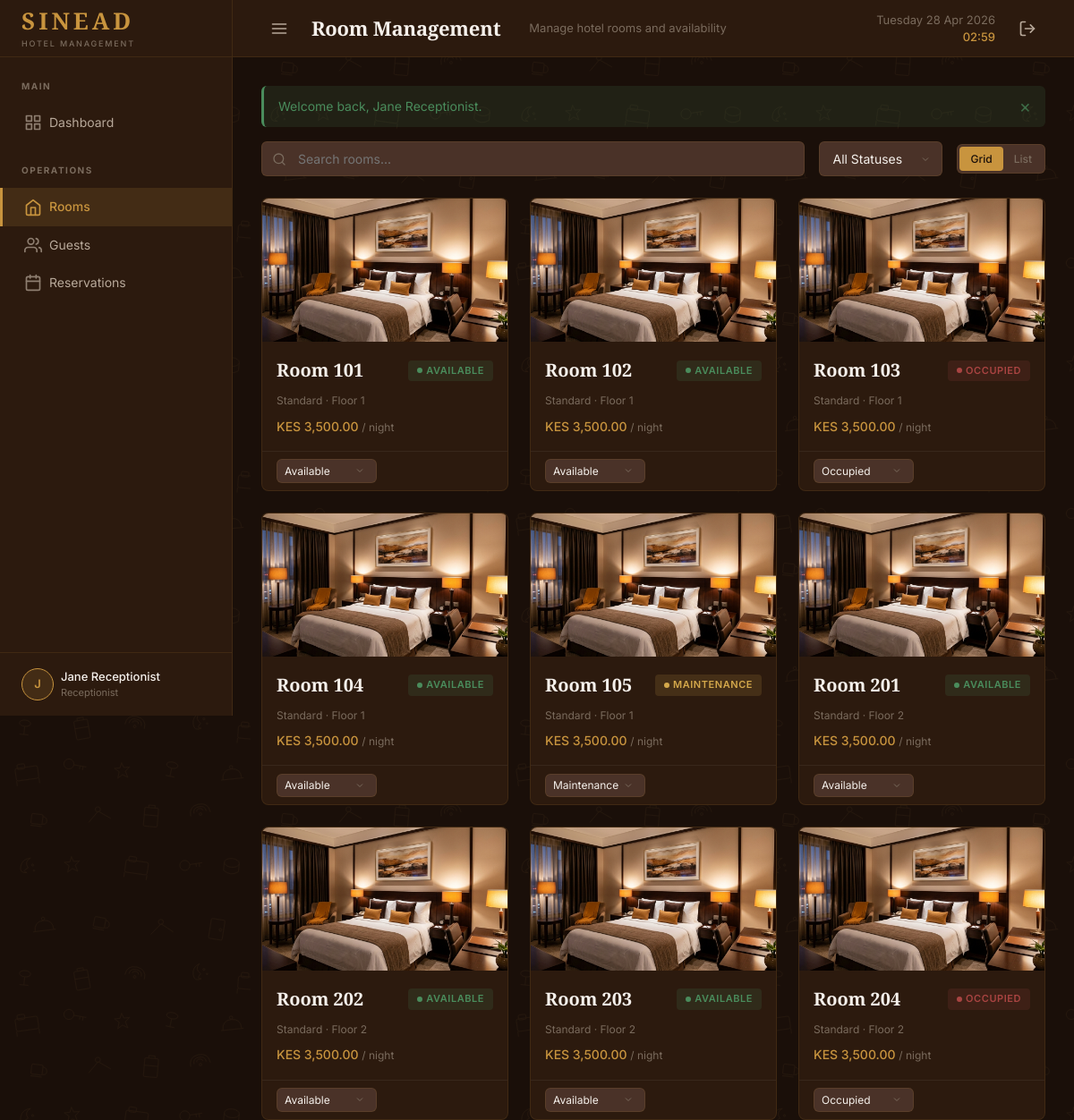
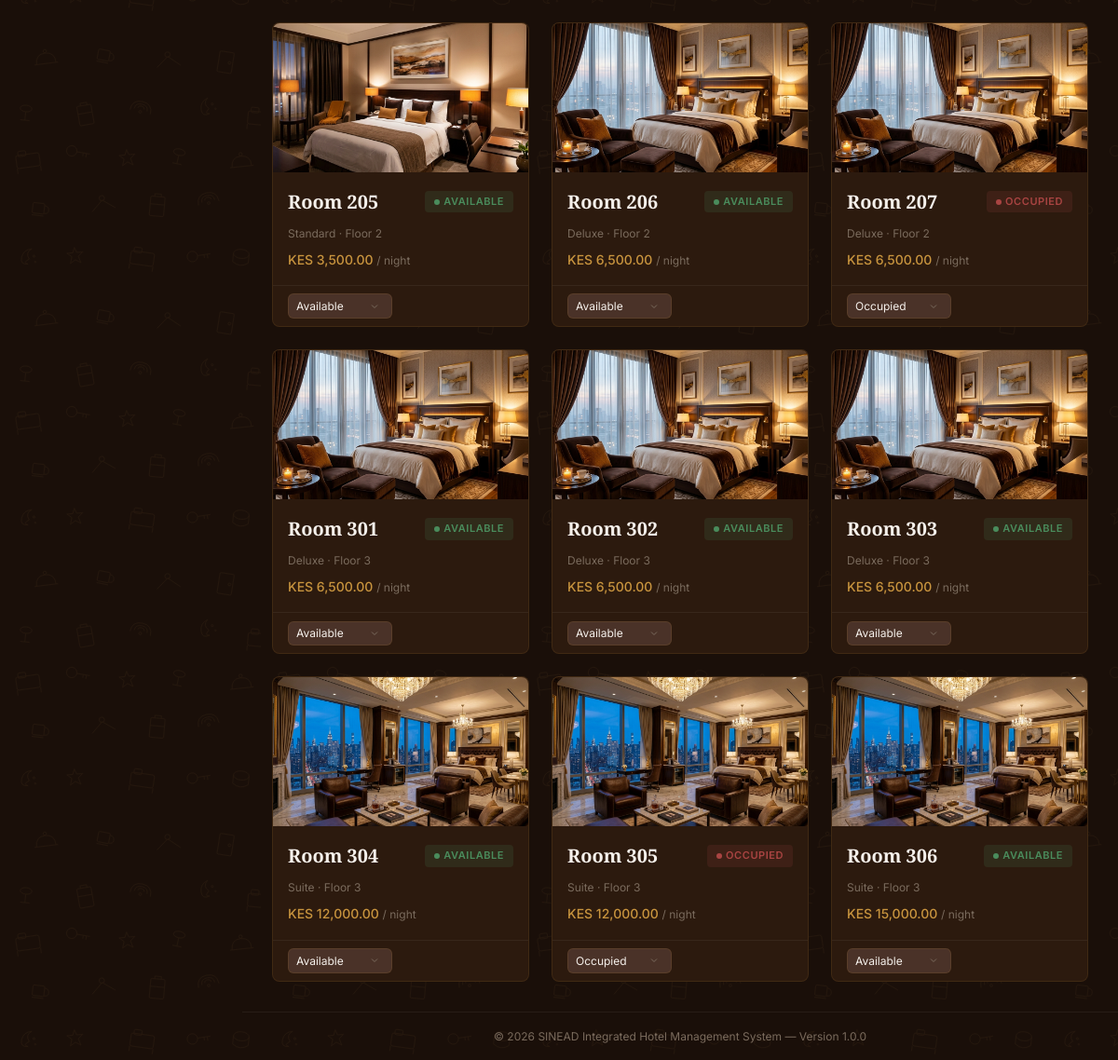
The page /index.php?page=rooms (signed in) on the database its author committed (2 pictures, top to bottom).
### tables this page shows
CREATE TABLE rooms (
    id              INT AUTO_INCREMENT PRIMARY KEY,
    room_number     VARCHAR(10)    NOT NULL UNIQUE,
    type            ENUM('Standard', 'Deluxe', 'Suite') NOT NULL DEFAULT 'Standard',
    floor           INT            NOT NULL DEFAULT 1,
    price_per_night DECIMAL(10, 2) NOT NULL,
    status          ENUM('Available', 'Occupied', 'Maintenance') NOT NULL DEFAULT 'Available',
    description     TEXT           DEFAULT NULL,
    created_at      DATETIME       NOT NULL DEFAULT CURRENT_TIMESTAMP,
    updated_at      DATETIME       NOT NULL DEFAULT CURRENT_TIMESTAMP ON UPDATE CURRENT_TIMESTAMP,

    INDEX idx_rooms_status (status),
    INDEX idx_rooms_type (type),
    INDEX idx_rooms_floor (floor)
);

### models/RoomFactory.php (called while the page is built)
<?php
class RoomFactory
{
    public static function create(string $type, array $data): Room
    {
        return match ($type) {
            'Standard' => new StandardRoom($data),
            'Deluxe'   => new DeluxeRoom($data),
            'Suite'    => new SuiteRoom($data),
            default    => throw new InvalidArgumentException(
                "Unknown room type '{$type}'. Valid types: Standard, Deluxe, Suite."
            ),
        };
    }
    public static function fromDbRow(array $row): Room
    {
        return self::create($row['type'], $row);
    }
}

### models/Room.php (called while the page is built, shortened)
<?php
abstract class Room implements ArrayAccess
{
    protected array $data;
    public function __construct(array $data)
    {
        $this->data = $data;
    }
    public function offsetGet(mixed $offset): mixed         { return $this->data[$offset] ?? null; }
}

### views/rooms/index.php (the view, shortened to what this page needs)
<!DOCTYPE html>
<html lang="en">
<head>
    <link rel="stylesheet" href="<?php echo asset('css/main.css'); ?>">
</head>
<body>
<div class="app-layout">
    <?php require_once VIEWS_PATH . '/layouts/sidebar.php'; ?>
    <div class="main-content">
        <?php require_once VIEWS_PATH . '/layouts/header.php'; ?>
        <div class="content-area">
            <?php renderFlashMessages(); ?>
            <div class="filter-bar">
                <div class="search-input-wrapper">
                    <svg xmlns="http://www.w3.org/2000/svg" width="16" height="16" viewBox="0 0 24 24" fill="none" stroke="currentColor" stroke-width="2" stroke-linecap="round" stroke-linejoin="round"><circle cx="11" cy="11" r="8"></circle><line x1="21" y1="21" x2="16.65" y2="16.65"></line></svg>
                    <input type="text" class="search-input" placeholder="Search rooms..." data-table-search="roomsTable" id="roomSearch">
                </div>
                <select class="filter-select" data-filter-status="roomsTable" id="statusFilter">
                    <option value="">All Statuses</option>
                </select>
                <div class="view-toggle">
                    <button class="active" data-view="grid" id="btnGridView">Grid</button>
                    <button data-view="list" id="btnListView">List</button>
                </div>
            </div>
            <div id="gridView">
                <?php if (empty($rooms)): ?>
                    <div class="empty-state">
                        <svg xmlns="http://www.w3.org/2000/svg" width="64" height="64" viewBox="0 0 24 24" fill="none" stroke="currentColor" stroke-width="1" stroke-linecap="round" stroke-linejoin="round"><path d="M3 9l9-7 9 7v11a2 2 0 0 1-2 2H5a2 2 0 0 1-2-2z"></path></svg>
                        <h3>No Rooms Found</h3>
                        <p>No rooms match the current filters. Try adjusting your search criteria.</p>
                    </div>
                <?php else: ?>
                    <div class="rooms-grid">
                        <?php foreach ($rooms as $room): ?>
                            <?php
                                $statusClass = strtolower($room['status']);
                                $imageMap = [
                                    'Standard' => 'room-standard.png',
                                    'Deluxe'   => 'room-deluxe.png',
                                    'Suite'    => 'room-suite.png'
                                ];
                                $roomImage = $imageMap[$room['type']] ?? 'room-standard.png';
                            ?>
                            <div class="room-card">
                                <img src="<?php echo asset("images/{$roomImage}"); ?>"
                                     alt="<?php echo sanitize($room['type']); ?> room"
                                     class="room-card-image"
                                     loading="lazy">
                                <div class="room-card-body">
                                    <div class="room-card-header">
                                        <span class="room-card-number">Room <?php echo sanitize($room['room_number']); ?></span>
                                        <span class="badge badge-dot badge-<?php echo $statusClass; ?>"><?php echo sanitize($room['status']); ?></span>
                                    </div>
                                    <div class="room-card-type"><?php echo sanitize($room['type']); ?> &middot; Floor <?php echo $room['floor']; ?></div>
                                    <div class="room-card-price">
                                        <?php echo formatCurrency($room['price_per_night']); ?> <span>/ night</span>
                                    </div>
                                </div>
                                <div class="room-card-footer">
                                    <form method="POST" action="<?php echo url('rooms', ['action' => 'status']); ?>" style="display: inline;">
                                        <select name="status" onchange="this.form.submit()" class="filter-select" style="padding: 0.3rem 1.75rem 0.3rem 0.5rem; font-size: 0.75rem;">
                                            <?php foreach (ROOM_STATUSES as $s): ?>
                                                <option value="<?php echo $s; ?>" <?php echo $room['status'] === $s ? 'selected' : ''; ?>><?php echo $s; ?></option>
                                            <?php endforeach; ?>
                                        </select>
                                    </form>
                                </div>
                            </div>
                        <?php endforeach; ?>
                    </div>
                <?php endif; ?>
            </div>
        </div>
        <?php require_once VIEWS_PATH . '/layouts/footer.php'; ?>
    </div>
</div>
</body>
</html>

### index.php (shortened to what this page needs)
<?php
require_once __DIR__ . '/helpers/functions.php';
require_once __DIR__ . '/models/Room.php';
require_once __DIR__ . '/models/RoomFactory.php';
$page = $_GET['page'] ?? '';
$routes = [
    'listing'         => 'controllers/ListingController.php',
    'login'           => 'controllers/AuthController.php',
    'register'        => 'controllers/AuthController.php',
    'google-callback' => 'controllers/AuthController.php',
    'logout'          => 'controllers/AuthController.php',
    'forgot'        => 'controllers/AuthController.php',
    'dashboard'     => 'controllers/DashboardController.php',
    'rooms'         => 'controllers/RoomController.php',
    'guests'        => 'controllers/GuestController.php',
    'reservations'  => 'controllers/ReservationController.php',
    'billing'       => 'controllers/BillingController.php',
    'reports'       => 'controllers/ReportController.php',
    'housekeeping'  => 'controllers/HousekeepingController.php',
    'users'         => 'controllers/UserController.php',
];
if (array_key_exists($page, $routes)) {
    require_once __DIR__ . '/' . $routes[$page];
} else {
    http_response_code(404);
    require_once __DIR__ . '/views/errors/404.php';
}

### controllers/RoomController.php (shortened to what this page needs)
<?php
$db = Database::getInstance();
$action = $_GET['action'] ?? 'list';
switch ($action) {
    case 'list':
    default:
        handleListRooms($db);
        break;
}
function handleListRooms(PDO $db): void
{
    $pageTitle = 'Room Management';
    $pageSubtitle = 'Manage hotel rooms and availability';
    $where = [];
    $params = [];
    $whereClause = !empty($where) ? 'WHERE ' . implode(' AND ', $where) : '';
    $stmt = $db->prepare("SELECT * FROM rooms {$whereClause} ORDER BY room_number ASC");
    $stmt->execute($params);
    $rooms = array_map(
        fn($row) => RoomFactory::fromDbRow($row),
        $stmt->fetchAll()
    );
    require_once VIEWS_PATH . '/rooms/index.php';
}

### views/layouts/sidebar.php (shortened to what this page needs)
<?php $currentPage = $_GET['page'] ?? 'dashboard'; ?>
<aside class="sidebar" id="sidebar">
    <div class="sidebar-brand">
        <div>
            <h1>SINEAD</h1>
            <span class="brand-sub">Hotel Management</span>
        </div>
    </div>
    <nav class="sidebar-nav">
        <div class="nav-section">
            <div class="nav-section-title">Main</div>
            <a href="<?php echo url('dashboard'); ?>"
               class="nav-item <?php echo $currentPage === 'dashboard' ? 'active' : ''; ?>">
                <span>Dashboard</span>
            </a>
        </div>
        <?php if (hasRole([ROLE_ADMIN, ROLE_RECEPTIONIST])): ?>
        <div class="nav-section">
            <div class="nav-section-title">Operations</div>
            <a href="<?php echo url('rooms'); ?>"
               class="nav-item <?php echo $currentPage === 'rooms' ? 'active' : ''; ?>">
                <svg xmlns="http://www.w3.org/2000/svg" width="20" height="20" viewBox="0 0 24 24" fill="none" stroke="currentColor" stroke-width="2" stroke-linecap="round" stroke-linejoin="round">
                    <path d="M3 9l9-7 9 7v11a2 2 0 0 1-2 2H5a2 2 0 0 1-2-2z"></path>
                    <polyline points="9 22 9 12 15 12 15 22"></polyline>
                </svg>
                <span>Rooms</span>
            </a>
            <a href="<?php echo url('guests'); ?>"
               class="nav-item <?php echo $currentPage === 'guests' ? 'active' : ''; ?>">
                <span>Guests</span>
            </a>
            <a href="<?php echo url('reservations'); ?>"
               class="nav-item <?php echo $currentPage === 'reservations' ? 'active' : ''; ?>">
                <span>Reservations</span>
            </a>
        </div>
        <?php endif; ?>
    </nav>
    <div class="sidebar-footer">
        <div class="sidebar-user">
            <div class="sidebar-user-avatar">
                <?php echo strtoupper(substr(currentUser('full_name') ?? 'U', 0, 1)); ?>
            </div>
            <div class="sidebar-user-info">
                <div class="sidebar-user-name"><?php echo sanitize(currentUser('full_name') ?? ''); ?></div>
                <div class="sidebar-user-role"><?php echo sanitize(currentUser('role') ?? ''); ?></div>
            </div>
        </div>
    </div>
</aside>

### views/layouts/header.php (shortened to what this page needs)
<header class="top-header">
    <div class="header-left">
        <button class="sidebar-toggle" id="sidebarToggle" aria-label="Toggle sidebar">
            <svg xmlns="http://www.w3.org/2000/svg" width="20" height="20" viewBox="0 0 24 24" fill="none" stroke="currentColor" stroke-width="2" stroke-linecap="round" stroke-linejoin="round">
                <line x1="3" y1="12" x2="21" y2="12"></line>
                <line x1="3" y1="6" x2="21" y2="6"></line>
                <line x1="3" y1="18" x2="21" y2="18"></line>
            </svg>
        </button>
        <h1 class="page-title"><?php echo $pageTitle ?? 'Dashboard'; ?></h1>
        <?php if (!empty($pageSubtitle)): ?>
            <span class="page-subtitle"><?php echo sanitize($pageSubtitle); ?></span>
        <?php endif; ?>
    </div>
    <div class="header-right">
        <div class="header-datetime" id="headerDateTime">
            <div id="currentDate"><?php echo date('l, d M Y'); ?></div>
            <div id="currentTime" style="color: var(--accent-gold); font-weight: 500;"><?php echo date('H:i'); ?></div>
        </div>
        <a href="<?php echo url('logout'); ?>" class="header-action" data-tooltip="Sign Out">
        </a>
    </div>
</header>

### helpers/functions.php (shortened to what this page needs)
<?php
function sanitize(string $data): string
{
    $data = trim($data);
    $data = stripslashes($data);
    $data = htmlspecialchars($data, ENT_QUOTES, 'UTF-8');
    return $data;
}
function isAuthenticated(): bool
{
    return isset($_SESSION['user_id']) && !empty($_SESSION['user_id']);
}
function currentUser(?string $key = null)
{
    if ($key !== null) {
        return $_SESSION[$key] ?? null;
    }
    return [
        'id'        => $_SESSION['user_id'],
        'username'  => $_SESSION['username'],
        'full_name' => $_SESSION['full_name'],
        'role'      => $_SESSION['role']
    ];
}
function hasRole($roles): bool
{
    $userRole = currentUser('role');
    if (is_array($roles)) {
        return in_array($userRole, $roles, true);
    }
    return $userRole === $roles;
}
function getFlashMessages(): array
{
    $messages = $_SESSION['flash_messages'] ?? [];
    return $messages;
}
function renderFlashMessages(): void
{
    $messages = getFlashMessages();
    foreach ($messages as $msg) {
        $typeClass = sanitize($msg['type']);
        $message = sanitize($msg['message']);
        echo "<div class=\"alert alert-{$typeClass}\" role=\"alert\">";
        echo "<span class=\"alert-message\">{$message}</span>";
        echo "<button class=\"alert-close\" onclick=\"this.parentElement.remove()\" aria-label=\"Dismiss\">&times;</button>";
        echo "</div>";
    }
}
function url(string $page, array $params = []): string
{
    $url = BASE_URL . '/index.php?page=' . urlencode($page);
    foreach ($params as $key => $value) {
        $url .= '&' . urlencode($key) . '=' . urlencode($value);
    }
    return $url;
}
function asset(string $path): string
{
    return BASE_URL . '/assets/' . ltrim($path, '/');
}
function formatCurrency(float $amount): string
{
    return 'KES ' . number_format($amount, 2);
}

### views/layouts/footer.php
<footer class="content-footer">
    &copy; <?php echo date('Y'); ?> <?php echo APP_FULL_NAME; ?> &mdash; Version <?php echo APP_VERSION; ?>
</footer>

### rows shown on the page
rooms: room_number "101", status "AVAILABLE", type "Standard", floor "1", price_per_night "KES 3,500.00", status "Available"
rooms: room_number "102", status "AVAILABLE", type "Standard", floor "1", price_per_night "KES 3,500.00", status "Available"
rooms: room_number "103", status "OCCUPIED", type "Standard", floor "1", price_per_night "KES 3,500.00", status "Occupied"
rooms: room_number "104", status "AVAILABLE", type "Standard", floor "1", price_per_night "KES 3,500.00", status "Available"
rooms: room_number "105", status "MAINTENANCE", type "Standard", floor "1", price_per_night "KES 3,500.00", status "Maintenance"
rooms: room_number "201", status "AVAILABLE", type "Standard", floor "2", price_per_night "KES 3,500.00", status "Available"
rooms: room_number "202", status "AVAILABLE", type "Standard", floor "2", price_per_night "KES 3,500.00", status "Available"
rooms: room_number "203", status "AVAILABLE", type "Standard", floor "2", price_per_night "KES 3,500.00", status "Available"
rooms: room_number "204", status "OCCUPIED", type "Standard", floor "2", price_per_night "KES 3,500.00", status "Occupied"
rooms: room_number "205", status "AVAILABLE", type "Standard", floor "2", price_per_night "KES 3,500.00", status "Available"
rooms: room_number "206", status "AVAILABLE", type "Deluxe", floor "2", price_per_night "KES 6,500.00", status "Available"
rooms: room_number "207", status "OCCUPIED", type "Deluxe", floor "2", price_per_night "KES 6,500.00", status "Occupied"
rooms: room_number "301", status "AVAILABLE", type "Deluxe", floor "3", price_per_night "KES 6,500.00", status "Available"
rooms: room_number "302", status "AVAILABLE", type "Deluxe", floor "3", price_per_night "KES 6,500.00", status "Available"
rooms: room_number "303", status "AVAILABLE", type "Deluxe", floor "3", price_per_night "KES 6,500.00", status "Available"
rooms: room_number "304", status "AVAILABLE", type "Suite", floor "3", price_per_night "KES 12,000.00", status "Available"
rooms: room_number "305", status "OCCUPIED", type "Suite", floor "3", price_per_night "KES 12,000.00", status "Occupied"
rooms: room_number "306", status "AVAILABLE", type "Suite", floor "3", price_per_night "KES 15,000.00", status "Available"

### other values the page prints
substr(currentUser('full_name') ?? 'U', 0, 1) "J"
currentUser('full_name') "Jane Receptionist"
currentUser('role') "Receptionist"
$pageTitle "Room Management"
$pageSubtitle "Manage hotel rooms and availability"
$message "Welcome back, Jane Receptionist."
APP_FULL_NAME "SINEAD Integrated Hotel Management System"
APP_VERSION "1.0.0"
